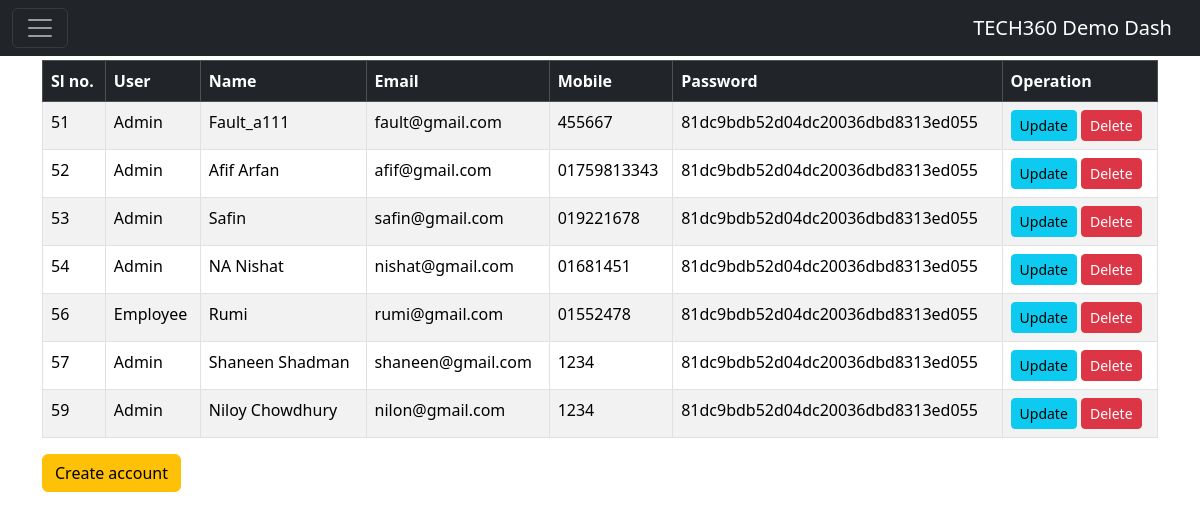
The app's page /display.php, older data.
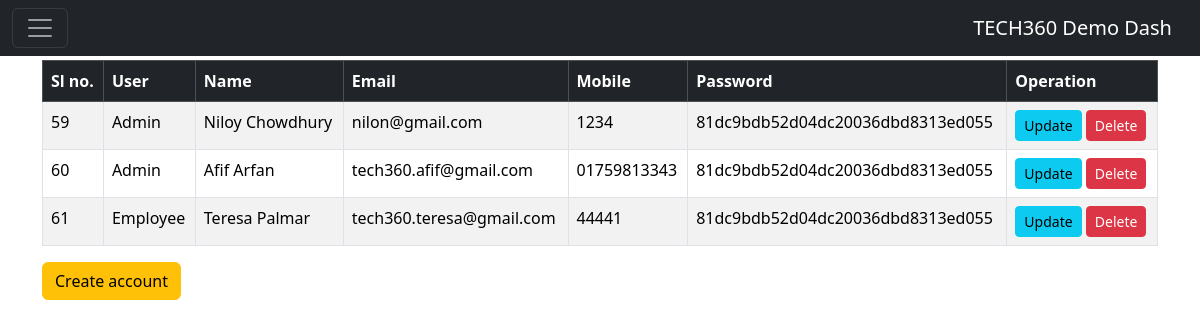
The same page, newer data.
### tables this page shows
CREATE TABLE `crud` (
  `id` int(11) NOT NULL,
  `name` varchar(255) NOT NULL,
  `email` varchar(50) NOT NULL,
  `mobile` varchar(11) NOT NULL,
  `password` varchar(500) NOT NULL,
  `user_type` varchar(20) NOT NULL
);

### display.php (the view, shortened to what this page needs)
<?php
include 'config.php';
?>
<!DOCTYPE html>
<html lang="en">
<head>
    <link rel="stylesheet" href="https://cdn.jsdelivr.net/npm/bootstrap@5.3.2/dist/css/bootstrap.min.css">
</head>
<body>
    <?php include 'index.php'; ?>
    <div class="container mt-5">
        <div class="table-responsive mt-20">
            <table class="table table-bordered table-striped">
                <thead class="table-dark">
                    <tr>
                        <th scope="col">Sl no.</th>
                        <th scope="col">User</th>
                        <th scope="col">Name</th>
                        <th scope="col">Email</th>
                        <th scope="col">Mobile</th>
                        <th scope="col">Password</th>
                        <th scope="col">Operation</th>
                    </tr>
                </thead>
                <tbody>
                    <?php
                    $sql = "SELECT * FROM crud";
                    $result = mysqli_query($conn, $sql);
                    if ($result && mysqli_num_rows($result) > 0) {
                        while ($row = mysqli_fetch_assoc($result)) {
                            $id = $row['id'];
                            $user_type = $row['user_type'];
                            $name = $row['name'];
                            $email = $row['email'];
                            $mobile = $row['mobile'];
                            $password = $row['password'];
                            echo "<tr>";
                            echo "<td>$id</td>";
                            echo "<td>$user_type</td>";
                            echo "<td>$name</td>";
                            echo "<td>$email</td>";
                            echo "<td>$mobile</td>";
                            echo "<td>$password</td>";
                            echo '<td>
                                    <a href="update_user.php?updateid=' . $id . '" class="btn btn-info btn-sm">Update</a>
                                    <a href="delete_user.php?deleteid=' . $id . '" class="btn btn-danger btn-sm">Delete</a>
                                  </td>';
                            echo "</tr>";
                        }
                    } else {
                        echo "<tr><td colspan='6'>No records found</td></tr>";
                    }
                    ?>
                </tbody>
            </table>
            <div class="mb-2">
              <a href="register.php" class="btn btn-warning" role="button">Create account</a>
            </div>
        </div>
    </div>
</body>
</html>

### index.php (shortened to what this page needs)
<!DOCTYPE html>
<html lang="en">
<head>
  <link href="https://cdn.jsdelivr.net/npm/bootstrap@5.3.3/dist/css/bootstrap.min.css" rel="stylesheet">
</head>
<body>
  <nav class="navbar navbar-dark bg-dark fixed-top">
    <div class="container-fluid">
      <button class="navbar-toggler" type="button" data-bs-toggle="offcanvas" data-bs-target="#offcanvasDarkNavbar" aria-controls="offcanvasDarkNavbar" aria-label="Toggle navigation">
        <span class="navbar-toggler-icon"></span>
      </button>
      <a class="navbar-brand" href="#">TECH360 Demo Dash</a>
    </div>
  </nav>
</body>
</html>

### display.php (style rules this page uses)
.mt-20 { margin-top: 60px; }

Row changes from the older to the newer data that the page shows:
removed crud: id "51", user_type "Admin", name "Fault_a111", email "fault@gmail.com", mobile "455667", password "81dc9bdb52d04dc20036dbd8313ed055"
removed crud: id "52", user_type "Admin", name "Afif Arfan", email "afif@gmail.com", mobile "01759813343", password "81dc9bdb52d04dc20036dbd8313ed055"
removed crud: id "53", user_type "Admin", name "Safin", email "safin@gmail.com", mobile "019221678", password "81dc9bdb52d04dc20036dbd8313ed055"
removed crud: id "54", user_type "Admin", name "NA Nishat", email "nishat@gmail.com", mobile "01681451", password "81dc9bdb52d04dc20036dbd8313ed055"
removed crud: id "56", user_type "Employee", name "Rumi", email "rumi@gmail.com", mobile "01552478", password "81dc9bdb52d04dc20036dbd8313ed055"
removed crud: id "57", user_type "Admin", name "Shaneen Shadman", email "shaneen@gmail.com", mobile "1234", password "81dc9bdb52d04dc20036dbd8313ed055"
added crud: id "60", user_type "Admin", name "Afif Arfan", email "tech360.afif@gmail.com", mobile "01759813343", password "81dc9bdb52d04dc20036dbd8313ed055"
added crud: id "61", user_type "Employee", name "Teresa Palmar", email "tech360.teresa@gmail.com", mobile "44441", password "81dc9bdb52d04dc20036dbd8313ed055"
